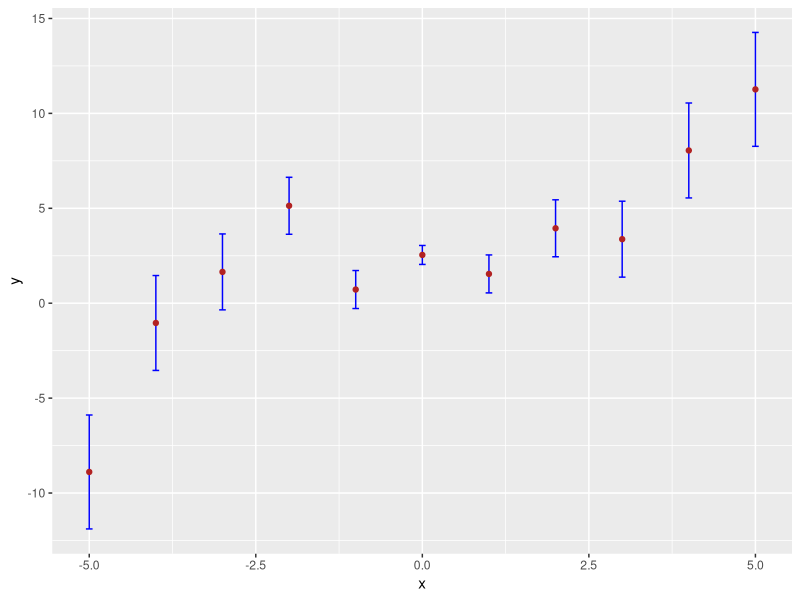
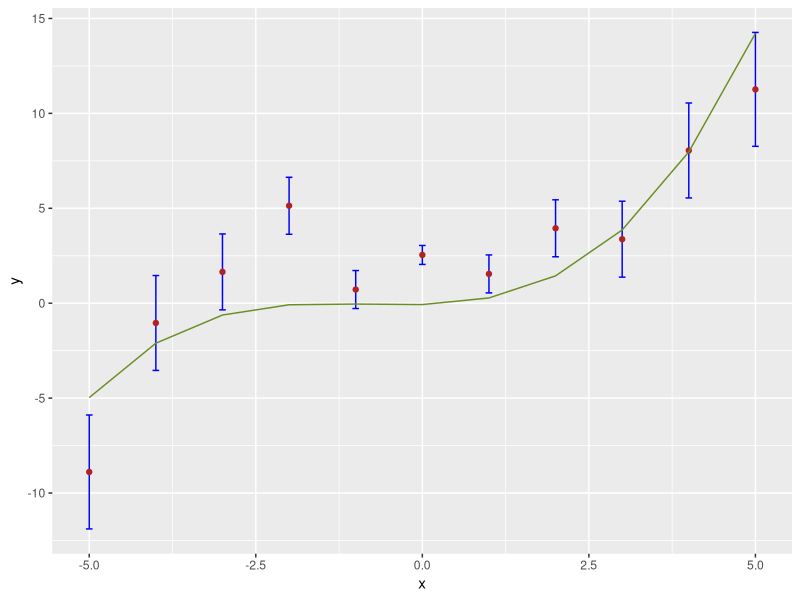
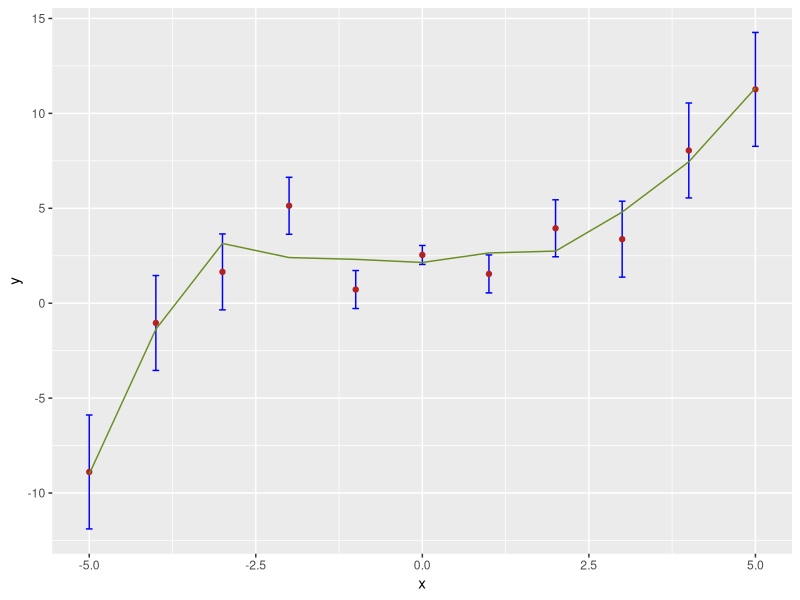
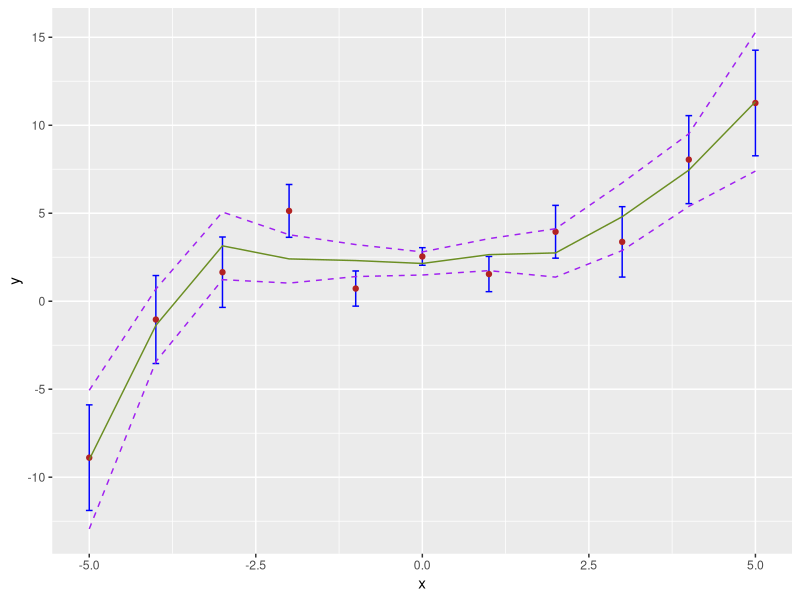

Source code (R) for these figures, in order:
## ---- chunk 1
set.seed(555)
x = -5:5
y = 0.1*x^3 - 0.5*x + 2.1 + rnorm(length(x),mean=0,sd=0.5*(1+abs(x)))
e = 0.5*(1+abs(x))

df = data.frame("x"=x,"y"=y,"e"=e)

suppressMessages(library(tidyverse))
ggplot(data=df,mapping=aes(x=x,y=y)) +
  geom_errorbar(aes(ymin=y-e, ymax=y+e), width=.1,color="blue") +
  geom_point(color="firebrick")
## ---- chunk 2
# FILL ME IN
fit.fun <- function(par,data){
  model <- (par[1]*(data$x)^3+(par[2]*(data$x)^2)+(par[3]*data$x)^2)
  return(sum((data$y-model)^2/(data$e)^2))
}

par <- c(0, 0, 0, 0)
op.out <- suppressWarnings(optim(par,fit.fun,data=df))
op.out$value ; op.out$par

mod.x <- -5:5
mod.y <- op.out$par[1]*(x)^3+(op.out$par[2]*(x)^2)+(op.out$par[3]*x)+op.out$par[4]
ggplot(data=df,mapping=aes(x=x,y=y)) +
  geom_errorbar(aes(ymin=y-e, ymax=y+e), width=.1,color="blue") +
  geom_point(color="firebrick") + geom_line(mapping=aes(x=mod.x,y=mod.y),color="olivedrab")
## ---- chunk 3
# FILL ME IN
1 - pchisq(op.out$value,nrow(df)-1)
## ---- chunk 4
# FILL ME IN
loess.out <- loess(y~x,data=df,weights=1/(df$e)^2,span=0.55)
ggplot(data=df,mapping=aes(x=x,y=y)) +
  geom_errorbar(aes(ymin=y-e, ymax=y+e), width=.1,color="blue") +
  geom_point(color="firebrick") +
  geom_line(mapping=aes(x=loess.out$x,y=loess.out$fitted),color="olivedrab")
## ---- chunk 5
# FILL ME IN
p = predict(loess.out,se=TRUE)

ggplot(data=df,mapping=aes(x=x,y=y)) +
  geom_errorbar(aes(ymin=y-e, ymax=y+e), width=.1,color="blue") +
  geom_point(color="firebrick") +
  geom_line(mapping=aes(x=loess.out$x,y=loess.out$fitted),color="olivedrab")+ geom_line(mapping=aes(x=loess.out$x,y=loess.out$fitted+p$se),color="purple",linetype="dashed")+ geom_line(mapping=aes(x=loess.out$x,y=loess.out$fitted-p$se),color="purple",linetype="dashed")
